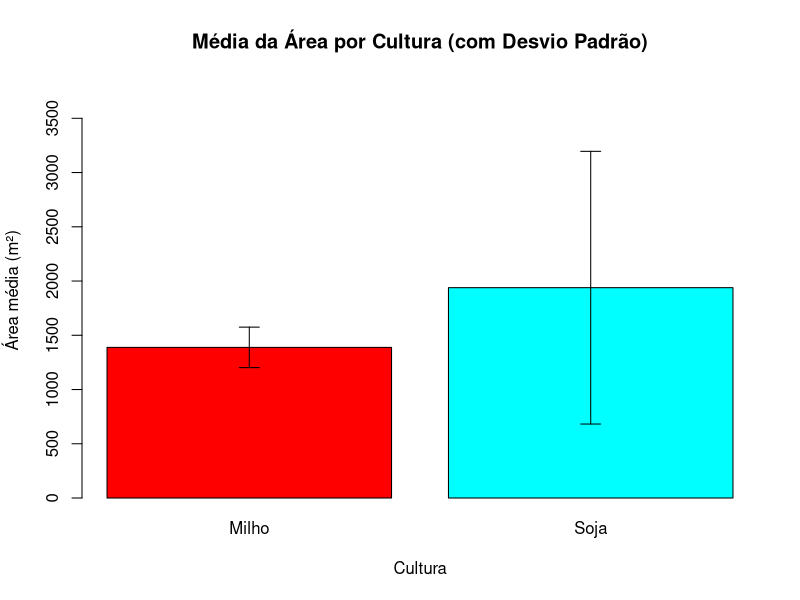

The R source for this figure:
# Ler dados do CSV
dados <- read.csv("todas_areas.csv", header = TRUE, sep = ",")

# Converter para numérico
dados$Area <- as.numeric(dados$Area)

# Verificar se há valores inválidos
if (any(is.na(dados$Area))) {
  cat("Erro: A coluna 'Area' contém valores inválidos ou não numéricos.\n")
  quit(status = 1)
}

# Verificar se há dados suficientes
if (nrow(dados) == 0) {
  cat("Erro: Não há dados no arquivo CSV.\n")
  quit(status = 1)
}

# Obter culturas únicas
culturas <- unique(dados$Cultura)

cat("\n===== Estatísticas das Áreas por Cultura =====\n")

# Criar dataframe para gráfico
estatisticas <- data.frame(Cultura = character(), Media = numeric(), Desvio = numeric())

# Loop por cultura
for (cultura in culturas) {
  cat("\nCultura:", cultura, "\n")
  dados_filtrados <- subset(dados, Cultura == cultura)
  
  if (nrow(dados_filtrados) > 0) {
    media <- mean(dados_filtrados$Area, na.rm = TRUE)
    desvio <- sd(dados_filtrados$Area, na.rm = TRUE)
    if (is.na(desvio)) desvio <- 0  # Handle single value case
    maior <- max(dados_filtrados$Area, na.rm = TRUE)
    menor <- min(dados_filtrados$Area, na.rm = TRUE)
    total <- nrow(dados_filtrados)
    
    cat(" - Total de áreas:", total, "\n")
    cat(" - Média da área:", round(media, 2), "m²\n")
    cat(" - Desvio padrão:", round(desvio, 2), "m²\n")
    cat(" - Maior área:", round(maior, 2), "m²\n")
    cat(" - Menor área:", round(menor, 2), "m²\n")
    
    estatisticas <- rbind(estatisticas, data.frame(Cultura = cultura, Media = media, Desvio = desvio))
  } else {
    cat(" - Nenhum dado disponível para esta cultura.\n")
  }
}

# Modificar a parte do gráfico
if (nrow(estatisticas) > 0) {
  # Calcular ylim de forma segura
  max_value <- max(estatisticas$Media + estatisticas$Desvio)
  ylim_max <- if (is.finite(max_value)) max_value * 1.2 else max(estatisticas$Media) * 1.2
  # Gerar gráfico com barras
  bar_centers <- barplot(
    estatisticas$Media,
    names.arg = estatisticas$Cultura,
    col = rainbow(length(estatisticas$Cultura)),
    main = "Média da Área por Cultura (com Desvio Padrão)",
    xlab = "Cultura",
    ylab = "Área média (m²)",
    ylim = c(0, ylim_max)
  )
  
  # Adicionar barras de erro apenas quando o desvio padrão não é zero
  for (i in 1:length(bar_centers)) {
    if (estatisticas$Desvio[i] > 0) {
      arrows(
        x0 = bar_centers[i], 
        y0 = estatisticas$Media[i] - estatisticas$Desvio[i], 
        x1 = bar_centers[i], 
        y1 = estatisticas$Media[i] + estatisticas$Desvio[i], 
        angle = 90, 
        code = 3, 
        length = 0.1, 
        col = "black"
      )
    }
  }
  
  cat("\nGráfico gerado com sucesso em Rplots.pdf\n")
} else {
  cat("Nenhum dado disponível para gerar o gráfico.\n")
  quit(status = 1)
}